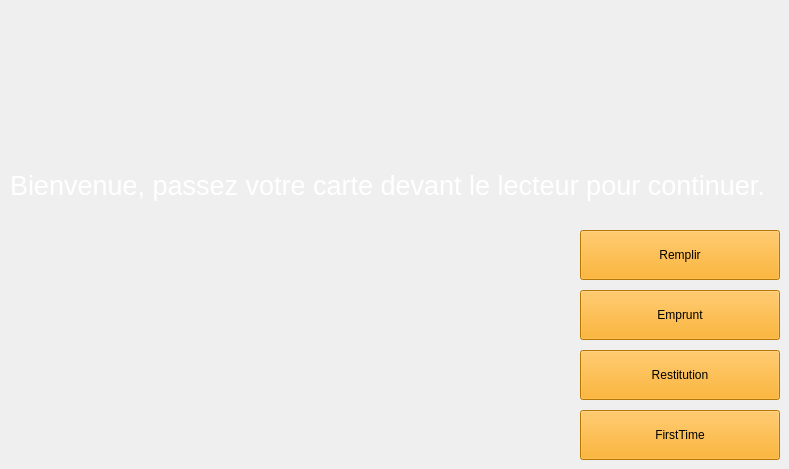
     <widget class="QWidget" name="Admin">
      <widget class="QLabel" name="label_Image5">
       <property name="enabled">
        <bool>true</bool>
       </property>
       <property name="geometry">
        <rect>
         <x>10</x>
         <y>10</y>
         <width>201</width>
         <height>101</height>
        </rect>
       </property>
       <property name="autoFillBackground">
        <bool>false</bool>
       </property>
       <property name="styleSheet">
        <string notr="true"/>
       </property>
       <property name="inputMethodHints">
        <set>Qt::ImhNone</set>
       </property>
       <property name="text">
        <string/>
       </property>
       <property name="textFormat">
        <enum>Qt::AutoText</enum>
       </property>
       <property name="scaledContents">
        <bool>true</bool>
       </property>
       <property name="alignment">
        <set>Qt::AlignHCenter|Qt::AlignTop</set>
       </property>
      </widget>
      <widget class="QPushButton" name="pushButton_RedirectionEmprunt">
       <property name="geometry">
        <rect>
         <x>580</x>
         <y>290</y>
         <width>200</width>
         <height>50</height>
        </rect>
       </property>
       <property name="styleSheet">
        <string notr="true">background-color:orange; color:bl;</string>
       </property>
       <property name="text">
        <string>Emprunt</string>
       </property>
      </widget>
      <widget class="QPushButton" name="pushButton_RedirectionRestitution">
       <property name="geometry">
        <rect>
         <x>580</x>
         <y>350</y>
         <width>200</width>
         <height>50</height>
        </rect>
       </property>
       <property name="styleSheet">
        <string notr="true">background-color:orange; color:bl;</string>
       </property>
       <property name="text">
        <string>Restitution</string>
       </property>
      </widget>
      <widget class="QPushButton" name="pushButton_RedirectionFirstTime">
       <property name="geometry">
        <rect>
         <x>580</x>
         <y>410</y>
         <width>200</width>
         <height>50</height>
        </rect>
       </property>
       <property name="styleSheet">
        <string notr="true">background-color:orange; color:bl;</string>
       </property>
       <property name="text">
        <string>FirstTime</string>
       </property>
      </widget>
      <widget class="QPushButton" name="pushButton_RedirectionRemplir">
       <property name="geometry">
        <rect>
         <x>580</x>
         <y>230</y>
         <width>200</width>
         <height>50</height>
        </rect>
       </property>
       <property name="styleSheet">
        <string notr="true">background-color:orange; color:bl;</string>
       </property>
       <property name="text">
        <string>Remplir</string>
       </property>
      </widget>
      <widget class="QLabel" name="label">
       <property name="geometry">
        <rect>
         <x>10</x>
         <y>170</y>
         <width>770</width>
         <height>31</height>
        </rect>
       </property>
       <property name="font">
        <font>
         <pointsize>20</pointsize>
        </font>
       </property>
       <property name="styleSheet">
        <string notr="true">color:white;</string>
       </property>
       <property name="text">
        <string>Bienvenue, passez votre carte devant le lecteur pour continuer.</string>
       </property>
      </widget>
     </widget>
